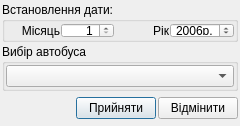
<?xml version="1.0" encoding="UTF-8"?>
<ui version="4.0">
 <class>UDialog_AParkAutobusDateFilter</class>
 <widget class="QDialog" name="UDialog_AParkAutobusDateFilter">
  <property name="geometry">
   <rect>
    <x>0</x>
    <y>0</y>
    <width>240</width>
    <height>121</height>
   </rect>
  </property>
  <property name="minimumSize">
   <size>
    <width>0</width>
    <height>0</height>
   </size>
  </property>
  <property name="maximumSize">
   <size>
    <width>16777215</width>
    <height>16777215</height>
   </size>
  </property>
  <property name="focusPolicy">
   <enum>Qt::NoFocus</enum>
  </property>
  <property name="contextMenuPolicy">
   <enum>Qt::DefaultContextMenu</enum>
  </property>
  <property name="windowTitle">
   <string/>
  </property>
  <property name="modal">
   <bool>true</bool>
  </property>
  <layout class="QVBoxLayout" name="verticalLayout_2">
   <property name="spacing">
    <number>2</number>
   </property>
   <property name="margin">
    <number>2</number>
   </property>
   <item>
    <widget class="QGroupBox" name="groupBox_date">
     <property name="minimumSize">
      <size>
       <width>200</width>
       <height>40</height>
      </size>
     </property>
     <property name="maximumSize">
      <size>
       <width>1000</width>
       <height>1000</height>
      </size>
     </property>
     <property name="title">
      <string>Встановлення дати:</string>
     </property>
     <layout class="QGridLayout">
      <property name="margin">
       <number>1</number>
      </property>
      <property name="spacing">
       <number>1</number>
      </property>
      <item row="0" column="0">
       <widget class="QLabel" name="label_month">
        <property name="text">
         <string>Місяць</string>
        </property>
        <property name="alignment">
         <set>Qt::AlignRight|Qt::AlignTrailing|Qt::AlignVCenter</set>
        </property>
       </widget>
      </item>
      <item row="0" column="3">
       <widget class="QLabel" name="label_year">
        <property name="text">
         <string>Рік</string>
        </property>
        <property name="alignment">
         <set>Qt::AlignRight|Qt::AlignTrailing|Qt::AlignVCenter</set>
        </property>
       </widget>
      </item>
      <item row="0" column="1">
       <widget class="QSpinBox" name="spinBox_month">
        <property name="alignment">
         <set>Qt::AlignRight|Qt::AlignTrailing|Qt::AlignVCenter</set>
        </property>
        <property name="minimum">
         <number>1</number>
        </property>
        <property name="maximum">
         <number>12</number>
        </property>
        <property name="value">
         <number>1</number>
        </property>
       </widget>
      </item>
      <item row="0" column="4">
       <widget class="QSpinBox" name="spinBox_year">
        <property name="sizePolicy">
         <sizepolicy hsizetype="Fixed" vsizetype="Fixed">
          <horstretch>0</horstretch>
          <verstretch>0</verstretch>
         </sizepolicy>
        </property>
        <property name="alignment">
         <set>Qt::AlignRight|Qt::AlignTrailing|Qt::AlignVCenter</set>
        </property>
        <property name="suffix">
         <string>р.</string>
        </property>
        <property name="prefix">
         <string/>
        </property>
        <property name="minimum">
         <number>2004</number>
        </property>
        <property name="maximum">
         <number>2015</number>
        </property>
        <property name="singleStep">
         <number>1</number>
        </property>
        <property name="value">
         <number>2006</number>
        </property>
       </widget>
      </item>
     </layout>
    </widget>
   </item>
   <item>
    <widget class="QGroupBox" name="groupBox_autobus">
     <property name="title">
      <string>Вибір автобуса</string>
     </property>
     <layout class="QVBoxLayout" name="verticalLayout">
      <property name="spacing">
       <number>1</number>
      </property>
      <property name="margin">
       <number>1</number>
      </property>
      <item>
       <widget class="QComboBox" name="comboBox_autobus"/>
      </item>
     </layout>
    </widget>
   </item>
   <item>
    <layout class="QHBoxLayout">
     <property name="spacing">
      <number>2</number>
     </property>
     <property name="margin">
      <number>0</number>
     </property>
     <item>
      <spacer>
       <property name="orientation">
        <enum>Qt::Horizontal</enum>
       </property>
       <property name="sizeHint" stdset="0">
        <size>
         <width>131</width>
         <height>31</height>
        </size>
       </property>
      </spacer>
     </item>
     <item>
      <widget class="QPushButton" name="okButton">
       <property name="text">
        <string>Прийняти</string>
       </property>
       <property name="icon">
        <iconset resource="../images/UAutoParkImg.qrc">
         <normaloff>:/icontexto_webdev_pack/icontexto_webdev_pack/icontexto-webdev-ok-032x032.png</normaloff>:/icontexto_webdev_pack/icontexto_webdev_pack/icontexto-webdev-ok-032x032.png</iconset>
       </property>
      </widget>
     </item>
     <item>
      <widget class="QPushButton" name="cancelButton">
       <property name="text">
        <string>Відмінити</string>
       </property>
       <property name="icon">
        <iconset resource="../images/UAutoParkImg.qrc">
         <normaloff>:/icontexto_webdev_pack/icontexto_webdev_pack/icontexto-webdev-cancel-032x032.png</normaloff>:/icontexto_webdev_pack/icontexto_webdev_pack/icontexto-webdev-cancel-032x032.png</iconset>
       </property>
      </widget>
     </item>
    </layout>
   </item>
  </layout>
 </widget>
 <resources>
  <include location="../images/UAutoParkImg.qrc"/>
 </resources>
 <connections>
  <connection>
   <sender>okButton</sender>
   <signal>clicked()</signal>
   <receiver>UDialog_AParkAutobusDateFilter</receiver>
   <slot>accept()</slot>
   <hints>
    <hint type="sourcelabel">
     <x>278</x>
     <y>253</y>
    </hint>
    <hint type="destinationlabel">
     <x>96</x>
     <y>254</y>
    </hint>
   </hints>
  </connection>
  <connection>
   <sender>cancelButton</sender>
   <signal>clicked()</signal>
   <receiver>UDialog_AParkAutobusDateFilter</receiver>
   <slot>reject()</slot>
   <hints>
    <hint type="sourcelabel">
     <x>369</x>
     <y>253</y>
    </hint>
    <hint type="destinationlabel">
     <x>179</x>
     <y>282</y>
    </hint>
   </hints>
  </connection>
 </connections>
</ui>
